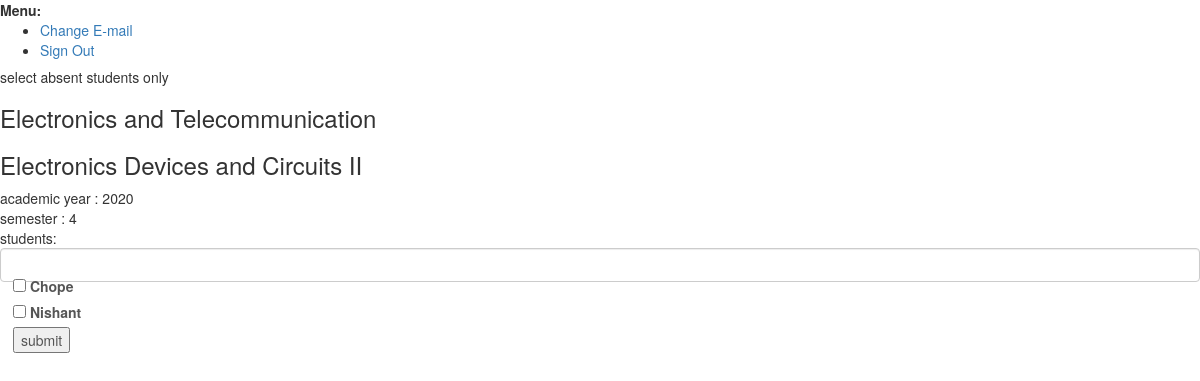
/mark/1/1 (signed in), run on the app's committed database.
### addentance/models.py (models this page shows, shortened)
class Class(models.Model):
    academic_year = models.PositiveIntegerField(
            validators=[
                MinValueValidator(1900),
                MaxValueValidator(datetime.datetime.now().year)],
            help_text="Use the following format: <YYYY>")
    semester =  models.PositiveIntegerField(
            validators=[
                MinValueValidator(1),
                MaxValueValidator(8)],
    )
    division = models.CharField(max_length=2, blank=True, null=True)
    branch = models.ForeignKey('Branch',on_delete=models.CASCADE)
    students = models.ManyToManyField('Student')

class Branch(models.Model):
    branch_name = models.CharField(max_length = 100)
    branch_abr = models.CharField(max_length = 7)
    def __str__(self):
        return self.branch_name

class Subject(models.Model):
    subject_name = models.CharField(max_length = 100)
    subject_abbr = models.CharField(max_length = 5)

class Attendance(models.Model):
    student  = models.ForeignKey('Student',on_delete=models.CASCADE,blank=True, null=True)
    subject = models.ForeignKey('Subject',on_delete=models.CASCADE,blank=True, null=True)
    detailed_attendance = models.ManyToManyField('AttendanceTimestamp')
    not_attended = models.IntegerField(default=0)
    total = models.IntegerField(default=0)

class Student(models.Model):
    first_name  = models.CharField(max_length = 100)
    last_name  = models.CharField(max_length = 100)
    roll_no  = models.CharField(max_length = 100)

### addentance/views.py (the view, shortened to what this page needs)
# urls.py: path('mark/<pk>/<subject_pk>', views.MarkAttendanceView.as_view(), name="mark-attendance"),
class MarkAttendanceView(View):
    def get(self,request,pk,subject_pk,*args,**kwargs):
        class_ = Class.objects.get(pk= pk)
        teacher = Teacher.objects.get(user= request.user)
        subject = Subject.objects.get(pk=subject_pk)
        try:
            teacher_dets  = Teacher_Detail.objects.get(teacher=teacher, subject=subject)
        except:
            teacher_dets = None
        if teacher_dets is not None:
            for class__ in teacher_dets.classes.all():
                if class_==class__:
                    class_= class__
            attendance = []
            for student in class_.students.all():
                attendance1 = Attendance.objects.get(student = student, subject=subject)
                attendance.append(attendance1)
            context = {
                'subject':subject,
                'students':attendance,
                'class':class_,
            }
            return render(request , "mark_attendance.html", context)
        else:
            return redirect('home')

### templates/mark_attendance.html (shortened to what this page needs)
{% extends 'base.html' %}
{% block content %}
<h5>select absent students only</h5>
            <h3>{{class.branch}} {{class.divison}}</h3>
            <h3>{{subject.subject_name}}</h3>
            academic year : {{class.academic_year}}<br>
            semester : {{class.semester}}<br>
            students:
            <form method="POST" class="form-control">
                <label name="subject_pk" value="{{ subject.pk}}"></label><br>
                {% for student in students  %}
                    <input name="attendance-absent-set" type="checkbox" value="{{ student.student.pk }}" id="attendance" >
                        <label>{{student.student.first_name}}</label><br>
                {% endfor %}
                <button type="submit">submit</button>
           </form>
{% endblock content %}

### data on the page
Class: branch "Electronics and Telecommunication", academic_year "2020", semester "4"
Subject: subject_name "Electronics Devices and Circuits II"
Attendance: student.first_name "Chope"
Attendance: student.first_name "Nishant"
